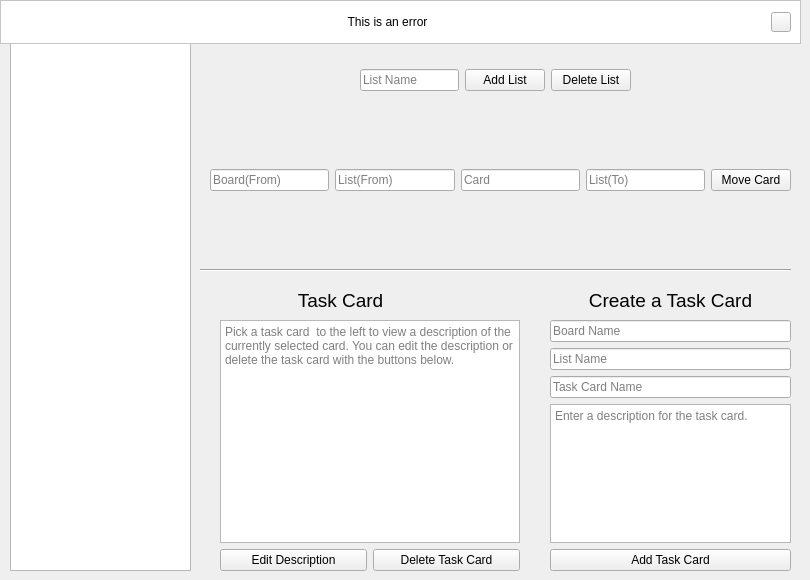
    <widget class="QWidget" name="tasks_tab">
     <attribute name="title">
      <string>Tasks</string>
     </attribute>
     <widget class="QTreeView" name="trello_tree">
      <property name="geometry">
       <rect>
        <x>10</x>
        <y>40</y>
        <width>181</width>
        <height>531</height>
       </rect>
      </property>
      <property name="toolTip">
       <string>&lt;html&gt;&lt;head/&gt;&lt;body&gt;&lt;p&gt;&lt;span style=&quot; font-size:10pt;&quot;&gt;Click on task card to view its description.&lt;/span&gt;&lt;/p&gt;&lt;/body&gt;&lt;/html&gt;</string>
      </property>
     </widget>
     <widget class="Line" name="line">
      <property name="geometry">
       <rect>
        <x>200</x>
        <y>260</y>
        <width>591</width>
        <height>20</height>
       </rect>
      </property>
      <property name="orientation">
       <enum>Qt::Horizontal</enum>
      </property>
     </widget>
     <widget class="QWidget" name="horizontalLayoutWidget_4">
      <property name="geometry">
       <rect>
        <x>360</x>
        <y>40</y>
        <width>271</width>
        <height>80</height>
       </rect>
      </property>
      <layout class="QHBoxLayout" name="horizontalLayout_4">
       <item alignment="Qt::AlignLeft">
        <widget class="QLineEdit" name="add_list_edit">
         <property name="placeholderText">
          <string>List Name</string>
         </property>
        </widget>
       </item>
       <item>
        <widget class="QPushButton" name="add_list_button">
         <property name="text">
          <string>Add List</string>
         </property>
        </widget>
       </item>
       <item>
        <widget class="QPushButton" name="delete_list_button">
         <property name="text">
          <string>Delete List</string>
         </property>
        </widget>
       </item>
      </layout>
     </widget>
     <widget class="QWidget" name="horizontalLayoutWidget_5">
      <property name="geometry">
       <rect>
        <x>210</x>
        <y>140</y>
        <width>581</width>
        <height>80</height>
       </rect>
      </property>
      <layout class="QHBoxLayout" name="horizontalLayout_5">
       <item>
        <widget class="QLineEdit" name="board_move_edit">
         <property name="styleSheet">
          <string notr="true">QLineEdit{}</string>
         </property>
         <property name="placeholderText">
          <string>Board(From)</string>
         </property>
        </widget>
       </item>
       <item>
        <widget class="QLineEdit" name="list_move_from_edit">
         <property name="placeholderText">
          <string>List(From)</string>
         </property>
        </widget>
       </item>
       <item>
        <widget class="QLineEdit" name="card_move_edit">
         <property name="text">
          <string/>
         </property>
         <property name="placeholderText">
          <string>Card</string>
         </property>
        </widget>
       </item>
       <item>
        <widget class="QLineEdit" name="list_move_to_edit">
         <property name="text">
          <string/>
         </property>
         <property name="placeholderText">
          <string>List(To)</string>
         </property>
        </widget>
       </item>
       <item>
        <widget class="QPushButton" name="move_card_button">
         <property name="text">
          <string>Move Card</string>
         </property>
        </widget>
       </item>
      </layout>
     </widget>
     <widget class="QWidget" name="verticalLayoutWidget_2">
      <property name="geometry">
       <rect>
        <x>220</x>
        <y>320</y>
        <width>300</width>
        <height>251</height>
       </rect>
      </property>
      <layout class="QVBoxLayout" name="verticalLayout_2">
       <item>
        <widget class="QPlainTextEdit" name="task_card_view">
         <property name="readOnly">
          <bool>true</bool>
         </property>
         <property name="placeholderText">
          <string>Pick a task card  to the left to view a description of the currently selected card. You can edit the description or delete the task card with the buttons below.</string>
         </property>
        </widget>
       </item>
       <item>
        <layout class="QHBoxLayout" name="horizontalLayout_6">
         <item>
          <widget class="QPushButton" name="edit_task_description_button">
           <property name="text">
            <string>Edit Description</string>
           </property>
          </widget>
         </item>
         <item>
          <widget class="QPushButton" name="delete_task_button">
           <property name="text">
            <string>Delete Task Card</string>
           </property>
          </widget>
         </item>
        </layout>
       </item>
      </layout>
     </widget>
     <widget class="QWidget" name="verticalLayoutWidget">
      <property name="geometry">
       <rect>
        <x>550</x>
        <y>320</y>
        <width>241</width>
        <height>251</height>
       </rect>
      </property>
      <layout class="QVBoxLayout" name="verticalLayout">
       <item>
        <widget class="QLineEdit" name="card_add_board_edit">
         <property name="placeholderText">
          <string>Board Name</string>
         </property>
        </widget>
       </item>
       <item>
        <widget class="QLineEdit" name="card_add_list_edit">
         <property name="placeholderText">
          <string>List Name</string>
         </property>
        </widget>
       </item>
       <item>
        <widget class="QLineEdit" name="card_add_edit">
         <property name="placeholderText">
          <string>Task Card Name</string>
         </property>
        </widget>
       </item>
       <item>
        <widget class="QPlainTextEdit" name="card_description_edit">
         <property name="placeholderText">
          <string>Enter a description for the task card.</string>
         </property>
        </widget>
       </item>
       <item>
        <widget class="QPushButton" name="card_add_button">
         <property name="text">
          <string>Add Task Card</string>
         </property>
        </widget>
       </item>
      </layout>
     </widget>
     <widget class="QLabel" name="task_card_label">
      <property name="geometry">
       <rect>
        <x>215</x>
        <y>290</y>
        <width>251</width>
        <height>20</height>
       </rect>
      </property>
      <property name="font">
       <font>
        <pointsize>14</pointsize>
       </font>
      </property>
      <property name="text">
       <string>Task Card</string>
      </property>
      <property name="alignment">
       <set>Qt::AlignCenter</set>
      </property>
     </widget>
     <widget class="QLabel" name="label_7">
      <property name="geometry">
       <rect>
        <x>545</x>
        <y>290</y>
        <width>251</width>
        <height>20</height>
       </rect>
      </property>
      <property name="font">
       <font>
        <pointsize>14</pointsize>
       </font>
      </property>
      <property name="text">
       <string>Create a Task Card</string>
      </property>
      <property name="alignment">
       <set>Qt::AlignCenter</set>
      </property>
     </widget>
     <widget class="QLabel" name="Tasks_Label">
      <property name="geometry">
       <rect>
        <x>10</x>
        <y>10</y>
        <width>181</width>
        <height>31</height>
       </rect>
      </property>
      <property name="font">
       <font>
        <pointsize>14</pointsize>
       </font>
      </property>
      <property name="text">
       <string>Tasks</string>
      </property>
      <property name="alignment">
       <set>Qt::AlignCenter</set>
      </property>
     </widget>
     <widget class="QFrame" name="tasks_bar">
      <property name="enabled">
       <bool>true</bool>
      </property>
      <property name="geometry">
       <rect>
        <x>0</x>
        <y>0</y>
        <width>801</width>
        <height>44</height>
       </rect>
      </property>
      <property name="minimumSize">
       <size>
        <width>801</width>
        <height>44</height>
       </size>
      </property>
      <property name="maximumSize">
       <size>
        <width>801</width>
        <height>44</height>
       </size>
      </property>
      <property name="frameShape">
       <enum>QFrame::NoFrame</enum>
      </property>
      <property name="frameShadow">
       <enum>QFrame::Raised</enum>
      </property>
      <widget class="QFrame" name="tasks_error_frame">
       <property name="geometry">
        <rect>
         <x>0</x>
         <y>0</y>
         <width>801</width>
         <height>44</height>
        </rect>
       </property>
       <property name="minimumSize">
        <size>
         <width>801</width>
         <height>44</height>
        </size>
       </property>
       <property name="maximumSize">
        <size>
         <width>801</width>
         <height>44</height>
        </size>
       </property>
       <property name="styleSheet">
        <string notr="true">QFrame{background-color:rgb(255,255,255);}
</string>
       </property>
       <property name="frameShape">
        <enum>QFrame::StyledPanel</enum>
       </property>
       <property name="frameShadow">
        <enum>QFrame::Raised</enum>
       </property>
       <layout class="QHBoxLayout" name="horizontalLayout_21">
        <item>
         <widget class="QLabel" name="tasks_error_label">
          <property name="minimumSize">
           <size>
            <width>755</width>
            <height>24</height>
           </size>
          </property>
          <property name="maximumSize">
           <size>
            <width>755</width>
            <height>24</height>
           </size>
          </property>
          <property name="styleSheet">
           <string notr="true">QLabel{
background-color:white;
border-radius:5px;
}</string>
          </property>
          <property name="text">
           <string>This is an error</string>
          </property>
          <property name="alignment">
           <set>Qt::AlignCenter</set>
          </property>
         </widget>
        </item>
        <item>
         <widget class="QPushButton" name="tasks_close_popup_button">
          <property name="minimumSize">
           <size>
            <width>20</width>
            <height>20</height>
           </size>
          </property>
          <property name="maximumSize">
           <size>
            <width>20</width>
            <height>20</height>
           </size>
          </property>
          <property name="font">
           <font>
            <pointsize>8</pointsize>
           </font>
          </property>
          <property name="styleSheet">
           <string notr="true"/>
          </property>
          <property name="text">
           <string/>
          </property>
          <property name="icon">
           <iconset>
            <normaloff>../GitHub/Login_PyQt5/Images/cil-x.png</normaloff>../GitHub/Login_PyQt5/Images/cil-x.png</iconset>
          </property>
         </widget>
        </item>
       </layout>
      </widget>
     </widget>
    </widget>
